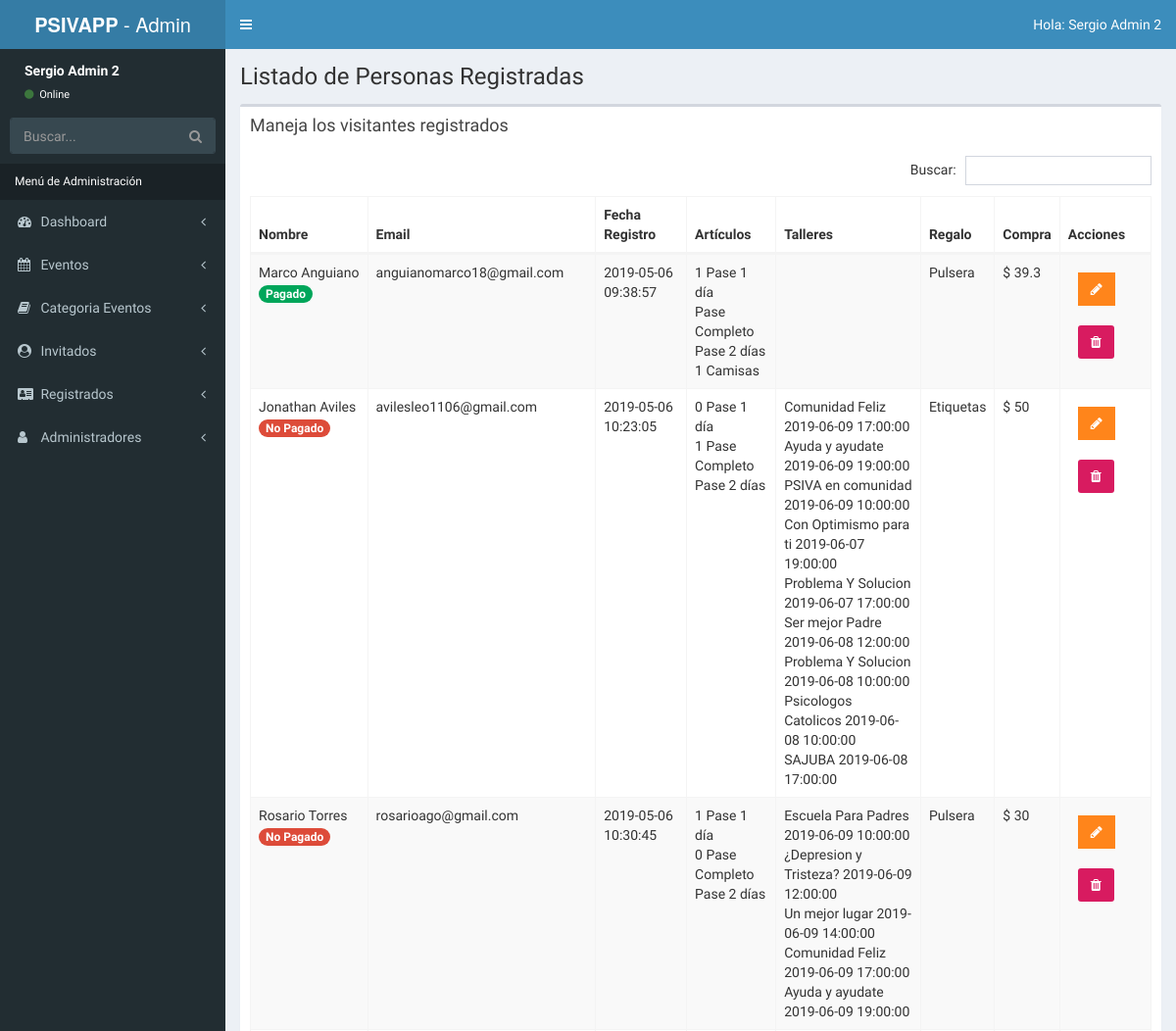
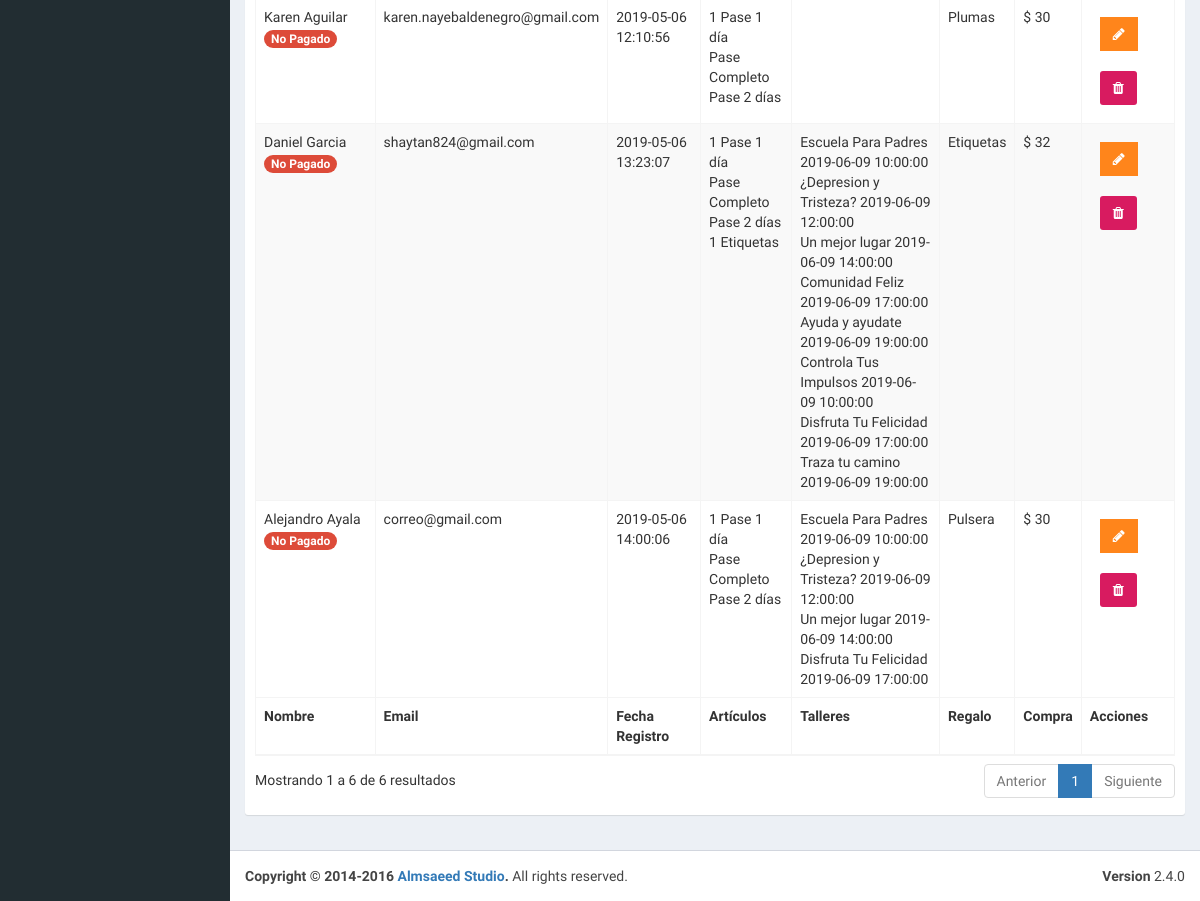
Screenshot of /admin/lista-registrados.php (signed in) with the database file from the repository (2 pictures, top to bottom).
### tables this page shows
CREATE TABLE `registrados` (
  `ID_Registrado` bigint(20) unsigned NOT NULL AUTO_INCREMENT,
  `nombre_registrado` varchar(50) NOT NULL,
  `apellido_registrado` varchar(50) NOT NULL,
  `email_registrado` varchar(100) NOT NULL,
  `fecha_registro` datetime NOT NULL,
  `pases_articulos` longtext NOT NULL,
  `talleres_registrados` longtext NOT NULL,
  `regalo` int(11) NOT NULL,
  `total_pagado` varchar(50) NOT NULL,
  `pagado` int(11) NOT NULL,
  PRIMARY KEY (`ID_Registrado`),
  KEY `regalo` (`regalo`),
  CONSTRAINT `registrados_ibfk_1` FOREIGN KEY (`regalo`) REFERENCES `regalos` (`ID_regalo`)
);

CREATE TABLE `regalos` (
  `ID_regalo` int(11) NOT NULL AUTO_INCREMENT,
  `nombre_regalo` varchar(50) NOT NULL,
  PRIMARY KEY (`ID_regalo`)
);

CREATE TABLE `eventos` (
  `evento_id` tinyint(10) NOT NULL AUTO_INCREMENT,
  `nombre_evento` varchar(60) NOT NULL,
  `fecha_evento` date NOT NULL,
  `hora_evento` time NOT NULL,
  `id_cat_evento` tinyint(10) NOT NULL,
  `id_inv` tinyint(4) NOT NULL,
  `clave` varchar(10) NOT NULL,
  `editado` timestamp NOT NULL DEFAULT CURRENT_TIMESTAMP ON UPDATE CURRENT_TIMESTAMP,
  PRIMARY KEY (`evento_id`),
  KEY `id_cat_evento` (`id_cat_evento`),
  KEY `id_inv` (`id_inv`),
  CONSTRAINT `eventos_ibfk_1` FOREIGN KEY (`id_cat_evento`) REFERENCES `categoria_evento` (`id_categoria`),
  CONSTRAINT `eventos_ibfk_2` FOREIGN KEY (`id_inv`) REFERENCES `invitados` (`invitado_id`)
);

### admin/lista-registrados.php (the view, shortened to what this page needs)
<?php
        include_once 'funciones/funciones.php';
        include_once 'templates/header.php';
        include_once 'templates/barra.php';
        include_once 'templates/navegacion.php';
?>
  <div class="content-wrapper">
    <section class="content-header">
          <h1>
            Listado de Personas Registradas
          </h1>
    </section>
    <section class="content">
      <div class="row">
        <div class="col-xs-12">
          <div class="box">
            <div class="box-header">
              <h3 class="box-title">Maneja los visitantes registrados</h3>
            </div>
            <div class="box-body">
              <table id="registros" class="table table-bordered table-striped">
                <thead>
                <tr>
                  <th>Nombre</th>
                  <th>Email</th>
                  <th>Fecha Registro</th>
                  <th>Artículos</th>
                  <th>Talleres</th>
                  <th>Regalo</th>
                  <th>Compra</th>
                  <th>Acciones</th>
                </tr>
                </thead>
                <tbody>
                        <?php
                            try {
                                $sql = "SELECT registrados.*, regalos.nombre_regalo FROM registrados ";
                                $sql .= " JOIN regalos ";
                                $sql .= " ON registrados.regalo = regalos.ID_regalo ";
                                $resultado = $conn->query($sql);
                            } catch (Exception $e) {
                                $error = $e->getMessage();
                                echo $error;
                            }
                            while($registrado = $resultado->fetch_assoc() ) { ?>
                                <tr>
                                    <td>
                                        <?php echo $registrado['nombre_registrado'] . " " . $registrado['apellido_registrado'];
                                             $pagado = $registrado['pagado'];
                                             if($pagado) {
                                                  echo '<span class="badge bg-green">Pagado</span>';
                                             } else {
                                                 echo '<span class="badge bg-red">No Pagado</span>';
                                             }
                                        ?>
                                    </td>
                                    <td><?php echo $registrado['email_registrado']; ?></td>
                                    <td><?php echo $registrado['fecha_registro']; ?></td>
                                    <td>
                                        <?php
                                            $articulos = json_decode($registrado['pases_articulos'], true);
                                            $arreglo_articulos = array(
                                                'un_dia' => 'Pase 1 día',
                                                'pase_2dias' => 'Pase 2 días',
                                                'pase_completo' => 'Pase Completo',
                                                'camisas' => 'Camisas',
                                                'etiquetas' => 'Etiquetas'
                                            );
                                            foreach($articulos as $llave => $articulo) {
                                                if(array_key_exists('cantidad', $articulo)) {
                                                    echo  $articulo['cantidad'] . " " . $arreglo_articulos[$llave]. "<br>";
                                                } else {
                                                    echo  $articulo . " " . $arreglo_articulos[$llave]. "<br>";
                                                }
                                            }
                                        ?>
                                    </td>
                                    <td>
                                        <?php   $eventos_resultado =  $registrado['talleres_registrados'];
                                                $talleres = json_decode($eventos_resultado, true);
                                                $talleres = implode("', '", $talleres['eventos']);
                                                $sql_talleres = "SELECT nombre_evento, fecha_evento, hora_evento FROM eventos WHERE clave IN  ('$talleres') OR evento_id IN ('$talleres') ";
                                                $resultado_talleres = $conn->query($sql_talleres);
                                                while($eventos = $resultado_talleres->fetch_assoc()) {
                                                    echo $eventos['nombre_evento'] . " " . $eventos['fecha_evento'] . " " . $eventos['hora_evento'] . "<br>";
                                                }
                                        ?>
                                    </td>
                                    <td><?php echo $registrado['nombre_regalo']; ?></td>
                                    <td>$ <?php echo (float) $registrado['total_pagado']; ?></td>
                                    <td>
                                        <a href="editar-registro.php?id=<?php echo $registrado['ID_Registrado']; ?>" class="btn bg-orange btn-flat margin">
                                            <i class="fa fa-pencil"></i>
                                        </a>
                                        <a href="#" data-id="<?php echo $registrado['ID_Registrado']; ?>" data-tipo="registrado" class="btn bg-maroon bnt-flat margin borrar_registro">
                                            <i class="fa fa-trash"></i>
                                        </a>
                                    </td>
                                </tr>
                            <?php }  ?>
                </tbody>
                <tfoot>
                <tr>
                    <th>Nombre</th>
                    <th>Email</th>
                    <th>Fecha Registro</th>
                    <th>Artículos</th>
                    <th>Talleres</th>
                    <th>Regalo</th>
                    <th>Compra</th>
                    <th>Acciones</th>
                </tr>
                </tfoot>
              </table>
            </div>
          </div>
        </div>
      </div>
    </section>
  </div>
  <?php
          include_once 'templates/footer.php';
  ?>

### rows the page displays
registrados: nombre_registrado "Marco", apellido_registrado "Anguiano", pagado "Pagado", email_registrado "anguianomarco18@gmail.com", fecha_registro "2019-05-06 09:38:57", cantidad "1", llave "Pase 1 día", llave "Pase Completo", llave "Pase 2 días", pases_articulos "1", llave "Camisas", regalo.nombre_regalo "Pulsera", total_pagado "39.3"
registrados: nombre_registrado "Jonathan", apellido_registrado "Aviles", pagado "No Pagado", email_registrado "avilesleo1106@gmail.com", fecha_registro "2019-05-06 10:23:05", cantidad "0", llave "Pase 1 día", cantidad "1", llave "Pase Completo", llave "Pase 2 días", regalo.nombre_regalo "Etiquetas", total_pagado "50"
eventos: nombre_evento "Comunidad Feliz", fecha_evento "2019-06-09", hora_evento "17:00:00"
eventos: nombre_evento "Ayuda y ayudate", fecha_evento "2019-06-09", hora_evento "19:00:00"
eventos: nombre_evento "PSIVA en comunidad", fecha_evento "2019-06-09", hora_evento "10:00:00"
eventos: nombre_evento "Con Optimismo para ti", fecha_evento "2019-06-07", hora_evento "19:00:00"
eventos: nombre_evento "Problema Y Solucion", fecha_evento "2019-06-07", hora_evento "17:00:00"
eventos: nombre_evento "Ser mejor Padre", fecha_evento "2019-06-08", hora_evento "12:00:00"
eventos: nombre_evento "Problema Y Solucion", fecha_evento "2019-06-08", hora_evento "10:00:00"
eventos: nombre_evento "Psicologos Catolicos", fecha_evento "2019-06-08", hora_evento "10:00:00"
eventos: nombre_evento "SAJUBA", fecha_evento "2019-06-08", hora_evento "17:00:00"
registrados: nombre_registrado "Rosario", apellido_registrado "Torres", pagado "No Pagado", email_registrado "rosarioago@gmail.com", fecha_registro "2019-05-06 10:30:45", cantidad "1", llave "Pase 1 día", cantidad "0", llave "Pase Completo", llave "Pase 2 días", regalo.nombre_regalo "Pulsera", total_pagado "30"
eventos: nombre_evento "Escuela Para Padres", fecha_evento "2019-06-09", hora_evento "10:00:00"
eventos: nombre_evento "¿Depresion y Tristeza?", fecha_evento "2019-06-09", hora_evento "12:00:00"
eventos: nombre_evento "Un mejor lugar", fecha_evento "2019-06-09", hora_evento "14:00:00"
registrados: nombre_registrado "Karen", apellido_registrado "Aguilar", pagado "No Pagado", email_registrado "karen.nayebaldenegro@gmail.com", fecha_registro "2019-05-06 12:10:56", cantidad "1", llave "Pase 1 día", llave "Pase Completo", llave "Pase 2 días", regalo.nombre_regalo "Plumas", total_pagado "30"
registrados: nombre_registrado "Daniel", apellido_registrado "Garcia", pagado "No Pagado", email_registrado "shaytan824@gmail.com", fecha_registro "2019-05-06 13:23:07", cantidad "1", llave "Pase 1 día", llave "Pase Completo", llave "Pase 2 días", pases_articulos "1", llave "Etiquetas", regalo.nombre_regalo "Etiquetas", total_pagado "32"
eventos: nombre_evento "Controla Tus Impulsos", fecha_evento "2019-06-09", hora_evento "10:00:00"
eventos: nombre_evento "Disfruta Tu Felicidad", fecha_evento "2019-06-09", hora_evento "17:00:00"
eventos: nombre_evento "Traza tu camino", fecha_evento "2019-06-09", hora_evento "19:00:00"
registrados: nombre_registrado "Alejandro", apellido_registrado "Ayala", pagado "No Pagado", email_registrado "correo@gmail.com", fecha_registro "2019-05-06 14:00:06", cantidad "1", llave "Pase 1 día", llave "Pase Completo", llave "Pase 2 días", regalo.nombre_regalo "Pulsera", total_pagado "30"

### other values shown
$_SESSION['nombre'] "Sergio Admin 2"
